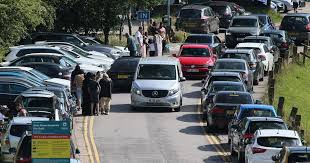
#> input picture Car & Pedestrian Traker/car5.png, 310 x 163 px, found by its file name
$ python car_detection.py
#> lines starting #> are read from the running program, lines starting #| are printed output that depends on the picture; after the words box and inside, x2 and y2 are one past the last pixel; in counts of white or black regions, pixels touching at a corner belong together
import cv2

# Our Image
img_file = r'C:\Users\Manish\Complete AI\OpenCV\Car & Pedestrian Traker\car5.png'


# Our pre-trained car classifier
classifier_file = 'car_detector.xml'

#Run forever until car stops or something


# create opencv image
img = cv2.imread(img_file)
#> img is the input picture: shape (163, 310, 3); mean B, G, R 94.1, 95.3, 91.3

#create classifier
car_tracker = cv2.CascadeClassifier(classifier_file)

# convert to grayscale ( needed for cascade)
black_n_white = cv2.cvtColor(img, cv2.COLOR_BGR2GRAY)
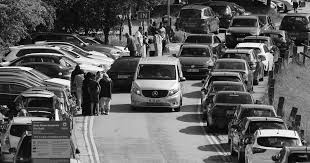
#> black_n_white: shape (163, 310); min 0, max 255, mean 94

# detect cars
cars = car_tracker.detectMultiScale(black_n_white)
#> cars = [[248, 137, 22, 22], [100, 82, 45, 45], [31, 95, 52, 52], [116, 62, 70, 70]]

# Draw rectangles around the cars
for (x, y, w, h) in cars:
    cv2.rectangle(img, (x, y), (x+w, y+h), (0, 255, 0), 2)
#> this loop made 4 passes
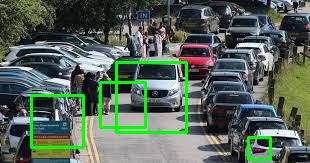
#> img: shape (163, 310, 3); 4.42% of pixels changed, all inside (x1, y1, x2, y2) = (30, 61, 272, 161)


#Display thge image with faces spotted
cv2.imshow('Car Detector', img)

# Dont autoclose ( wait here in the code and listen for a key to press )
cv2.waitKey()


print('Code Complete')

$ run again, with Car & Pedestrian Traker/car4.png copied over Car & Pedestrian Traker/car5.png
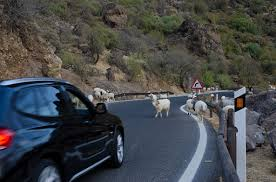
#> input picture Car & Pedestrian Traker/car4.png, 276 x 182 px, found by its file name
#> img is the input picture: shape (182, 276, 3); mean B, G, R 73.2, 71.3, 68.6
#> `black_n_white = cv2.cvtColor(img, cv2.COLOR_BGR2GRAY)`:
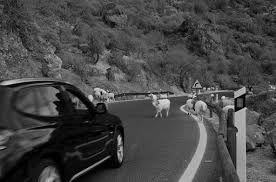
#> black_n_white: shape (182, 276); min 0, max 231, mean 70.7
#> cars = ()

$ run again, with Car & Pedestrian Traker/car.png copied over Car & Pedestrian Traker/car5.png
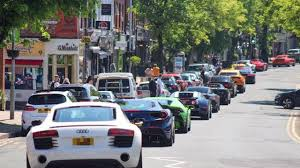
#> input picture Car & Pedestrian Traker/car.png, 300 x 168 px, found by its file name
#> img is the input picture: shape (168, 300, 3); mean B, G, R 120.5, 123.1, 120.8
#> `black_n_white = cv2.cvtColor(img, cv2.COLOR_BGR2GRAY)`:
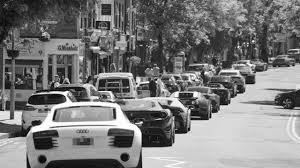
#> black_n_white: shape (168, 300); min 0, max 255, mean 122.1
#> cars = [[185, 96, 31, 31], [60, 117, 40, 40], [131, 107, 52, 52]]
#> the loop `for (x, y, w, h) in cars:` made 3 passes
#> after the loop `for (x, y, w, h) in cars:`:
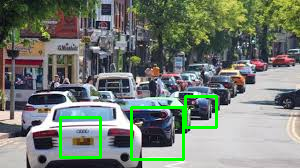
#> img: shape (168, 300, 3); 2.86% of pixels changed, all inside (x1, y1, x2, y2) = (59, 95, 218, 161)
